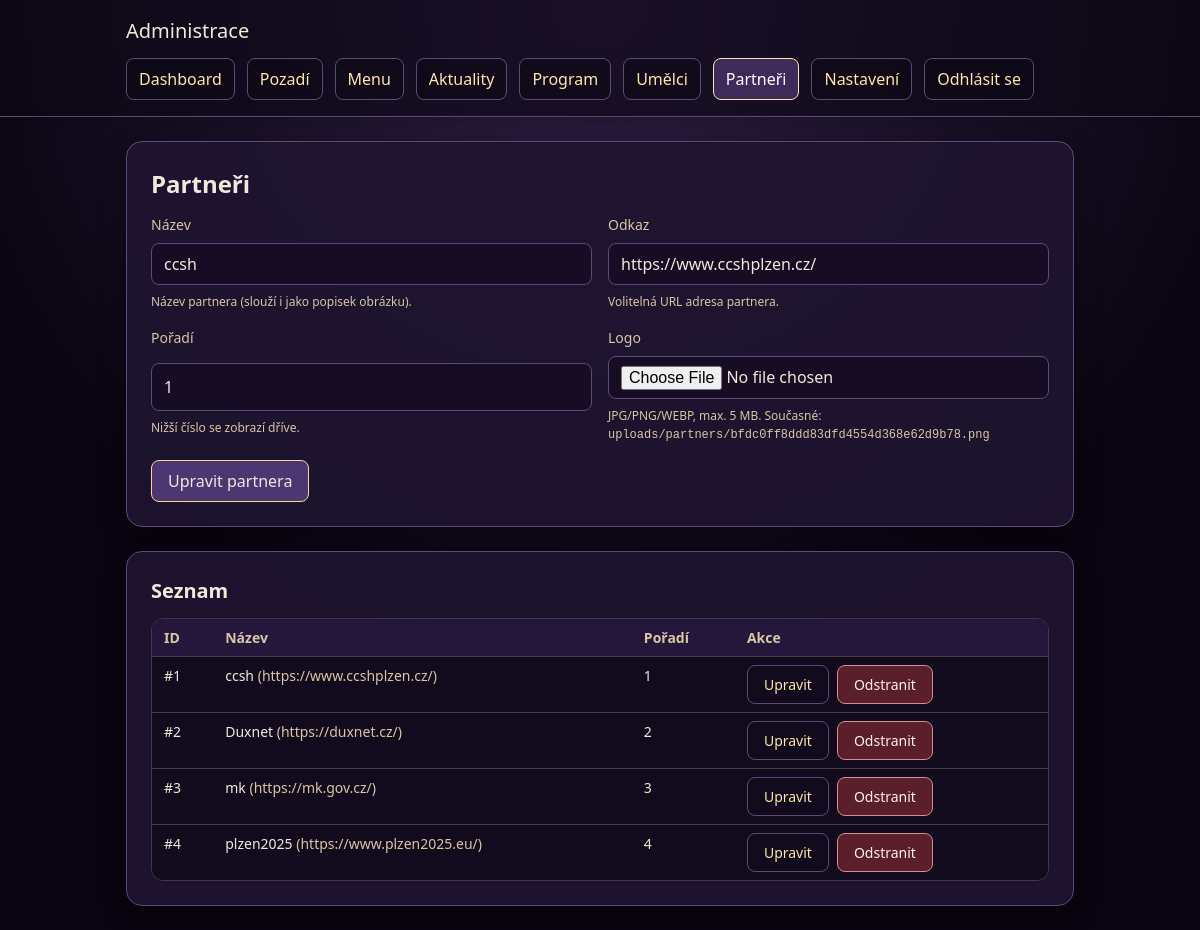
The app's page /admin/partners.php?edit=1 (signed in) with its own data.
### tables this page shows
CREATE TABLE partners (
        id INTEGER PRIMARY KEY AUTOINCREMENT,
        name TEXT NOT NULL,
        url TEXT,
        image TEXT,
        sort_order INTEGER NOT NULL DEFAULT 0
    );

### admin/auth.php (called while the page is built, shortened)
<?php
function h($value)
{
    return htmlspecialchars((string) $value, ENT_QUOTES, 'UTF-8');
}

### admin/partners.php (the view, shortened to what this page needs)
<?php
require_once __DIR__ . '/auth.php';
$error = '';
$editRow = null;
try {
    $db = get_db();
    if (isset($_GET['edit'])) {
        $editId = (int) $_GET['edit'];
        if ($editId > 0) {
            $editStmt = $db->prepare('SELECT * FROM partners WHERE id = :id');
            $editStmt->execute(array(':id' => $editId));
            $editRow = $editStmt->fetch();
        }
    }
    $rows = $db->query('SELECT id, name, url, image, sort_order FROM partners ORDER BY sort_order ASC, id DESC')->fetchAll();
} catch (RuntimeException $e) {
    error_log('Admin partners DB failed: ' . $e->getMessage());
    if ($error === '') {
        $error = $e->getMessage();
    }
    $rows = array();
} catch (Exception $e) {
    error_log('Admin partners init failed: ' . $e->getMessage());
    if ($error === '') {
        $error = 'Nepodařilo se načíst data. Zkuste to prosím znovu.';
    }
    $rows = array();
}
require_once __DIR__ . '/partials/header.php';
?>
<section class="admin-shell">
    <section class="admin-card">
        <h1>Partneři</h1>
        <form class="admin-form admin-form--two-column" method="post" enctype="multipart/form-data">
            <div class="admin-field">
                <label for="partner-name">Název</label>
                <input id="partner-name" type="text" name="name" required maxlength="150" value="<?php echo h($editRow ? $editRow['name'] : ''); ?>">
                <p class="admin-help">Název partnera (slouží i jako popisek obrázku).</p>
            </div>
            <div class="admin-field">
                <label for="partner-url">Odkaz</label>
                <input id="partner-url" type="url" name="url" maxlength="255" value="<?php echo h($editRow ? $editRow['url'] : ''); ?>">
                <p class="admin-help">Volitelná URL adresa partnera.</p>
            </div>
            <div class="admin-field">
                <label for="partner-sort-order">Pořadí</label>
                <input id="partner-sort-order" type="number" name="sort_order" value="<?php echo $editRow ? (int) $editRow['sort_order'] : 0; ?>">
                <p class="admin-help">Nižší číslo se zobrazí dříve.</p>
            </div>
            <div class="admin-field">
                <label for="partner-image-file">Logo</label>
                <input id="partner-image-file" type="file" name="image_file" accept=".jpg,.jpeg,.png,.webp,image/jpeg,image/png,image/webp">
                <p class="admin-help">JPG/PNG/WEBP, max. 5 MB. <?php if ($editRow && !empty($editRow['image'])): ?>Současné: <code><?php echo h($editRow['image']); ?></code><?php endif; ?></p>
            </div>
            <div class="admin-form__actions">
                <button class="admin-button admin-button--primary" type="submit"><?php echo $editRow ? 'Upravit partnera' : 'Uložit partnera'; ?></button>
            </div>
        </form>
    </section>
    <section class="admin-card">
        <h2>Seznam</h2>
        <?php if (!$rows): ?>
            <p class="admin-empty-state">Zatím bez položek.</p>
        <?php else: ?>
            <div class="admin-table-wrap">
                <table class="admin-table">
                    <thead><tr><th>ID</th><th>Název</th><th>Pořadí</th><th>Akce</th></tr></thead>
                    <tbody>
                    <?php foreach ($rows as $row): ?>
                        <tr>
                            <td data-label="ID">#<?php echo (int) $row['id']; ?></td>
                            <td data-label="Název">
                                <?php echo h($row['name']); ?>
                                <?php if (!empty($row['url'])): ?>
                                    <span class="admin-muted">(<?php echo h($row['url']); ?>)</span>
                                <?php endif; ?>
                            </td>
                            <td data-label="Pořadí"><?php echo (int) $row['sort_order']; ?></td>
                            <td data-label="Akce">
                                <div class="admin-actions">
                                    <a class="admin-button admin-button--secondary" href="partners.php?edit=<?php echo (int) $row['id']; ?>">Upravit</a>
                                    <form method="post" onsubmit="return confirm('Opravdu chcete tohoto partnera odstranit?');">
                                        <button class="admin-button admin-button--danger" type="submit">Odstranit</button>
                                    </form>
                                </div>
                            </td>
                        </tr>
                    <?php endforeach; ?>
                    </tbody>
                </table>
            </div>
        <?php endif; ?>
    </section>
</section>
<?php require_once __DIR__ . '/partials/footer.php'; ?>

### admin/admin.css (style rules this page uses)
:root { --admin-color-bg: #090511; --admin-color-bg-elevated: #160c23; --admin-color-surface: #1e1530; --admin-color-border: #5e4a78; --admin-color-text: #f2e9dc; --admin-color-text-muted: #d7c7a3; --admin-color-link: #ffe6ad; --admin-color-link-hover: #ffffff; --admin-color-success-bg: #1f4d38; --admin-color-success-border: #4aa07a; --admin-color-success-text: #eefcf4; --admin-color-error-bg: #5a1f2a; --admin-color-error-border: #d98a9a; --admin-color-error-text: #fff1f4; --admin-font-size-xs: 0.75rem; --admin-font-size-sm: 0.875rem; --admin-font-size-md: 1rem; --admin-font-size-lg: 1.25rem; --admin-font-size-xl: 1.5rem; --admin-radius-sm: 0.5rem; --admin-radius-md: 0.75rem; --admin-radius-lg: 1rem; --admin-shadow-sm: 0 2px 12px rgba(0, 0, 0, 0.2); --admin-shadow-md: 0 10px 30px rgba(0, 0, 0, 0.3); --admin-space-1: 0.25rem; --admin-space-2: 0.5rem; --admin-space-3: 0.75rem; --admin-space-4: 1rem; --admin-space-5: 1.5rem; --admin-space-6: 2rem; }
* { box-sizing: border-box; }
body { margin: 0; min-height: 100vh; font-family: var(--site-font-family, serif); font-size: var(--admin-font-size-md); line-height: 1.5; color: var(--admin-color-text); background: radial-gradient(circle at 50% 0%, #2e1e43 0%, var(--admin-color-bg) 60%); }
a { color: var(--admin-color-link); text-decoration: none; }
.admin-shell { display: grid; gap: var(--admin-space-5); }
.admin-card { background: rgba(30, 21, 48, 0.9); border: 1px solid var(--admin-color-border); border-radius: var(--admin-radius-lg); box-shadow: var(--admin-shadow-md); padding: var(--admin-space-5); }
.admin-form { display: grid; gap: var(--admin-space-4); }
.admin-form--two-column { grid-template-columns: repeat(2, minmax(0, 1fr)); }
.admin-field { display: grid; gap: var(--admin-space-2); }
.admin-field label { color: var(--admin-color-text-muted); font-size: var(--admin-font-size-sm); }
.admin-help { color: var(--admin-color-text-muted); font-size: var(--admin-font-size-xs); }
.admin-form input, .admin-form textarea, .admin-form select { width: 100%; border: 1px solid var(--admin-color-border); border-radius: var(--admin-radius-sm); padding: var(--admin-space-2) var(--admin-space-3); background: var(--admin-color-bg-elevated); color: var(--admin-color-text); font: inherit; }
.admin-button { display: inline-block; width: fit-content; padding: var(--admin-space-2) var(--admin-space-4); border: 1px solid #d7c7a3; border-radius: var(--admin-radius-sm); background: #2e1e43; color: var(--admin-color-text); font: inherit; cursor: pointer; }
.admin-button--primary { background: #4d3671; border-color: #f6d98c; }
.admin-button--secondary { background: transparent; border-color: var(--admin-color-border); color: var(--admin-color-link); }
.admin-button--danger { background: #5a1f2a; border-color: #d98a9a; color: #fff1f4; }
.admin-actions { display: flex; flex-wrap: wrap; gap: var(--admin-space-2); align-items: center; }
.admin-actions form { margin: 0; }
.admin-form__actions { grid-column: 1 / -1; }
.admin-table-wrap { overflow: auto; border: 1px solid rgba(215, 199, 163, 0.2); border-radius: var(--admin-radius-md); }
.admin-table { width: 100%; border-collapse: collapse; font-size: var(--admin-font-size-sm); background: rgba(9, 5, 17, 0.5); }
.admin-table th, .admin-table td { text-align: left; padding: var(--admin-space-2) var(--admin-space-3); border-bottom: 1px solid rgba(215, 199, 163, 0.25); vertical-align: top; }
.admin-table thead th { position: sticky; top: 0; z-index: 1; background: #24173b; color: var(--admin-color-text-muted); font-weight: 600; }
.admin-table tbody tr:last-child td { border-bottom: none; }
.admin-muted { color: var(--admin-color-text-muted); font-size: var(--admin-font-size-sm); }
h1 { font-size: var(--admin-font-size-xl); margin: 0 0 var(--admin-space-3); }
h2 { font-size: var(--admin-font-size-lg); margin: 0 0 var(--admin-space-3); }
p { margin: 0; }

### records on screen
partners: name "ccsh", url "https://www.ccshplzen.cz/", sort_order "1", image "uploads/partners/bfdc0ff8ddd83dfd4554d368e62d9b78.png", id "1"
partners: id "2", name "Duxnet", url "https://duxnet.cz/", sort_order "2"
partners: id "3", name "mk", url "https://mk.gov.cz/", sort_order "3"
partners: id "4", name "plzen2025", url "https://www.plzen2025.eu/", sort_order "4"

### other values on screen
$label "Dashboard"
$label "Pozadí"
$label "Menu"
$label "Aktuality"
$label "Program"
$label "Umělci"
$label "Partneři"
$label "Nastavení"
